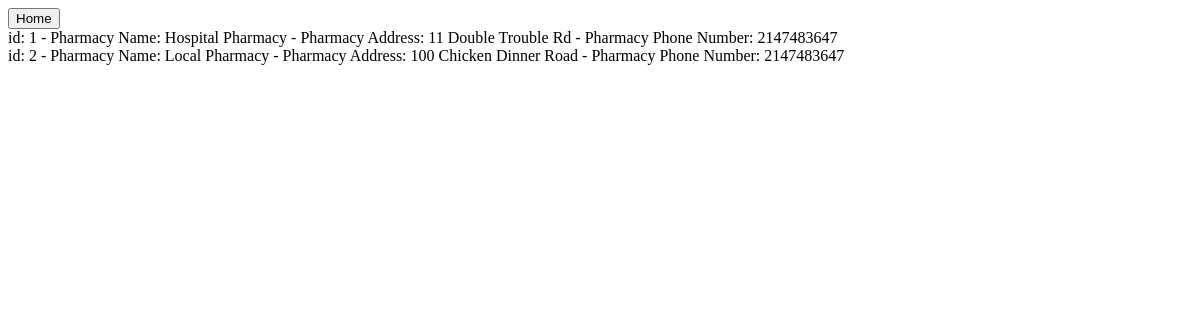
Page /view_pharmacies.php on the earlier database version.
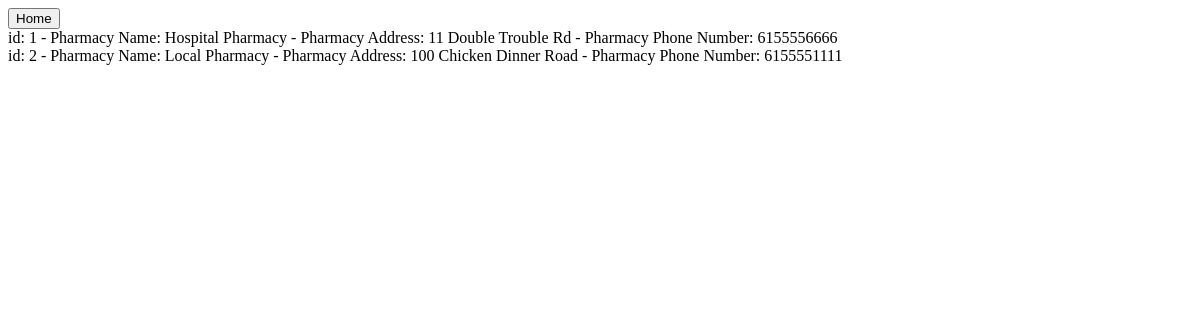
Same page on the later database version.
### tables this page shows
CREATE TABLE IF NOT EXISTS Pharmacy (
	PharmacyID int PRIMARY KEY,
	PharmacyName varchar(50) NOT NULL,
	PharmacyAddress varchar(50),
	PharmacyPhoneNumber char(10)
);

### view_pharmacies.php (the view, shortened to what this page needs)
<!DOCTYPE html>
<html lang="en">
    <nav class="navbar navbar-expand-lg bg-secondary fixed-top" id="mainNav">
        <div class="container"><button onclick="window.location.href = 'index.php';">Home</button></div>
    </nav>
</html>
<?php
$servername = "localhost";
$username = "root";
$password = "";
$dbname = "HealthCare";
$conn = new mysqli($servername, $username, $password, $dbname);
$sql = "SELECT PharmacyID, PharmacyName, PharmacyAddress, PharmacyPhoneNumber FROM pharmacy";
$result = $conn->query($sql);
if ($result->num_rows > 0) {
  while($row = $result->fetch_assoc()) {
    echo "id: " . $row["PharmacyID"]. " - Pharmacy Name: " . $row["PharmacyName"]. " - Pharmacy Address: " . $row["PharmacyAddress"]. " - Pharmacy Phone Number: ". $row["PharmacyPhoneNumber"]. "<br>";
  }
} else {
  echo "0 results";
}
?>

Differences in the rows shown:
changed pharmacy "Hospital Pharmacy": PharmacyPhoneNumber "2147483647" → "6155556666"
changed pharmacy "Local Pharmacy": PharmacyPhoneNumber "2147483647" → "6155551111"
